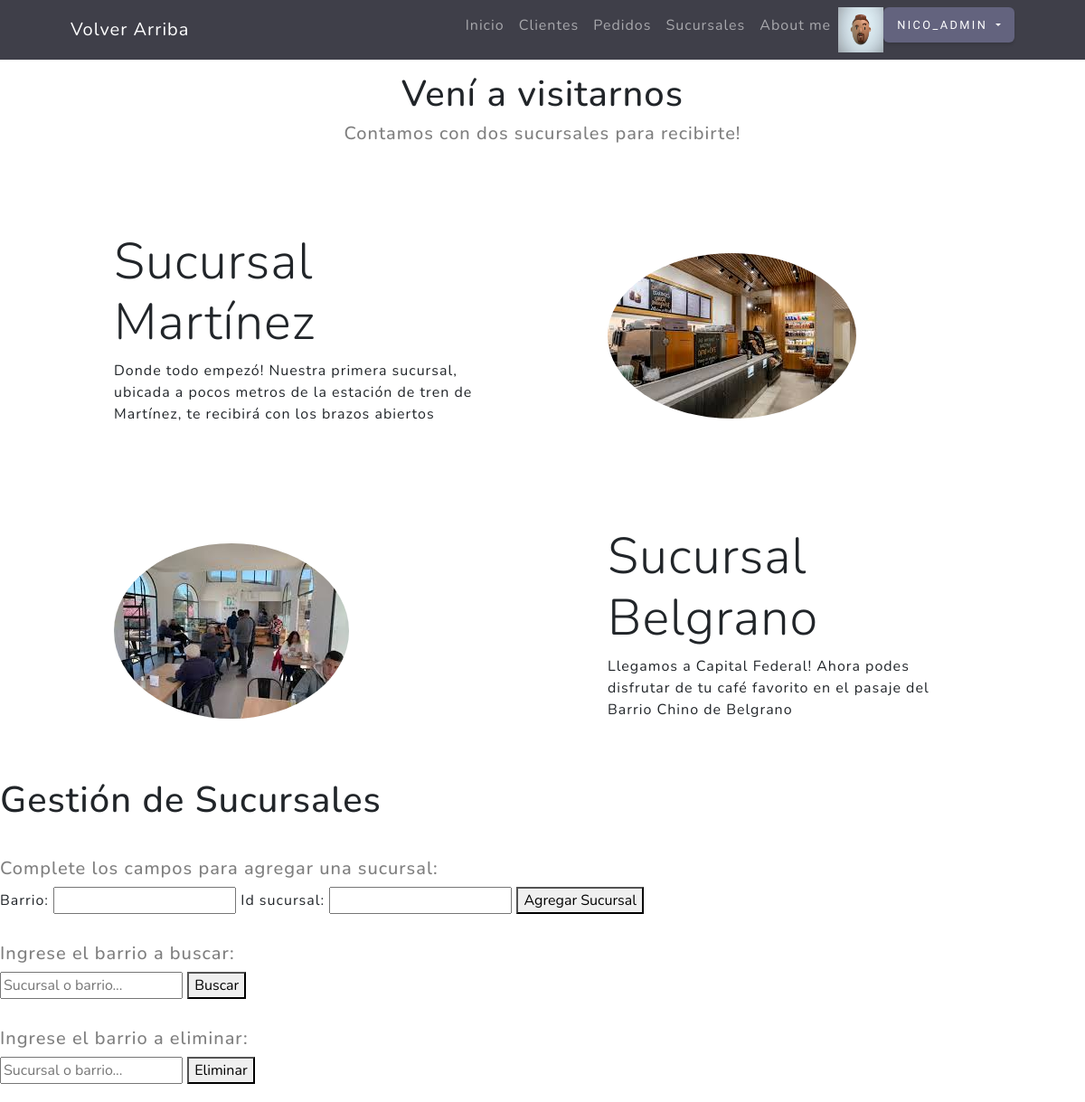
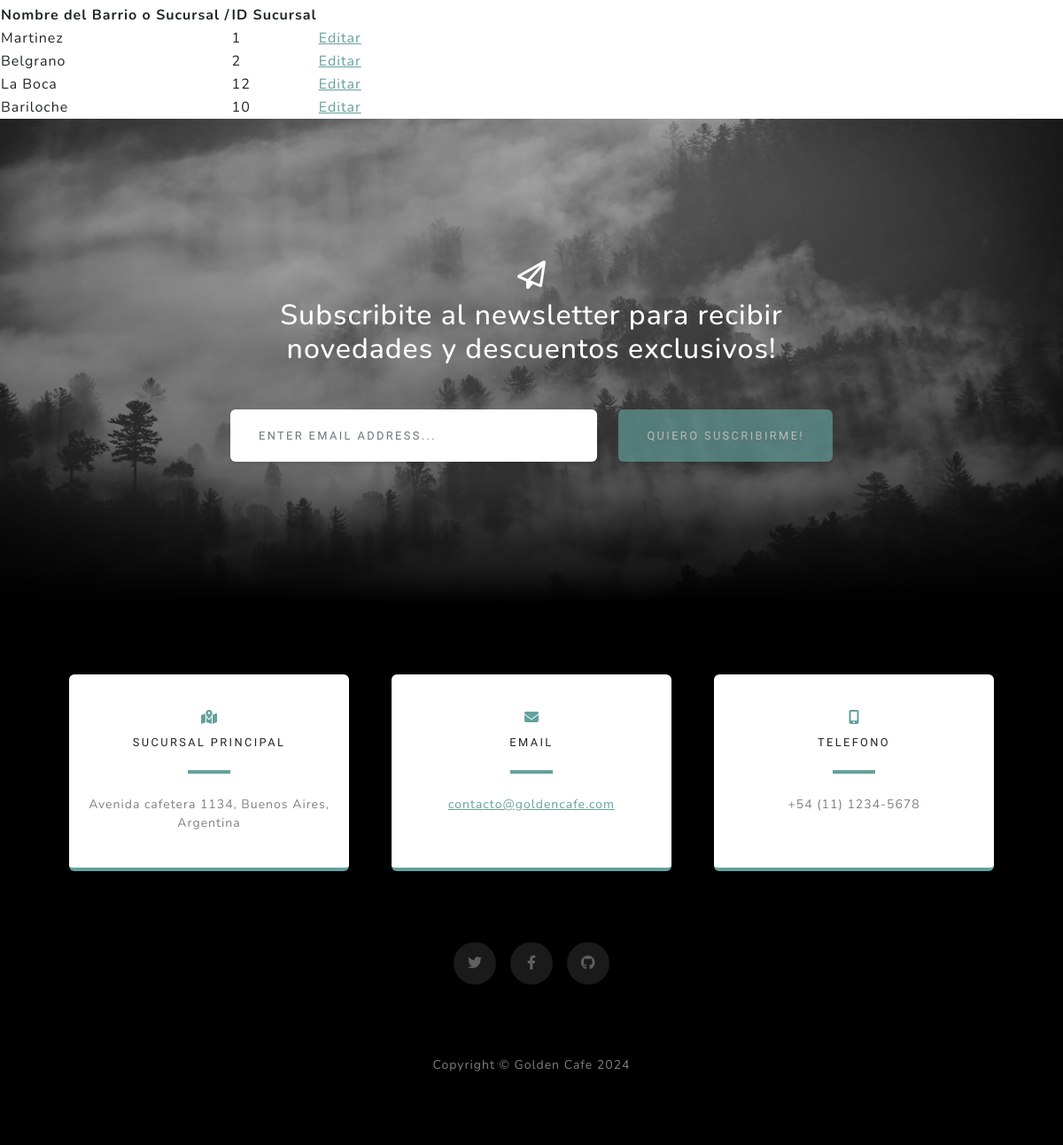
Page /sucursales/ (signed in) on the committed database (2 pictures, top to bottom).
### users/models.py (models this page shows, shortened)
class Imagen(models.Model):
    user = models.OneToOneField(User, on_delete=models.CASCADE) #cada usuario tiene 1 sola imagen
    imagen = models.ImageField(upload_to='media', null=True, blank = True)

### AppGoldenCafe/models.py (models this page shows, shortened)
class Sucursal(models.Model):
    barrio = models.CharField(max_length=30)
    id_sucursal = models.IntegerField()

### AppGoldenCafe/views.py (the view)
# urls.py: path('sucursales/', views.sucursal, name='sucursales'),
@login_required
def sucursal(request):
    sucursales = Sucursal.objects.all()
    miFormulario = sucursalFormulario()
    if request.method == "POST":
        if 'agregar_sucursal' in request.POST:
            miFormulario = sucursalFormulario(request.POST)
            if miFormulario.is_valid():
                sucursal = Sucursal(barrio=miFormulario.cleaned_data['barrio'], id_sucursal=miFormulario.cleaned_data['id_sucursal'])
                sucursal.save()
                return redirect('sucursales')
            else:
                return render(request, "AppGoldenCafe/sucursal.html", {'form': miFormulario})
        elif 'buscar_sucursal' in request.POST:
            miFormulario = sucursalFormulario()
            barrio = request.POST.get('barrio')
            if barrio:
                sucursales = Sucursal.objects.filter(barrio__iexact=barrio)
                if sucursales:
                    return render(request,"AppGoldenCafe/sucursal.html", {'sucursales': sucursales, 'barrio': barrio})
                else:
                    mensaje = "La sucursal ingresada no existe."
                    return render(request, "AppGoldenCafe/sucursal.html", {'mensaje': mensaje, 'form': miFormulario})
            else:
                mensaje = "Por favor, ingresa un barrio pedido para buscar la sucursal."
                return render(request, "AppGoldenCafe/sucursal.html", {'mensaje': mensaje, 'form': miFormulario})
        elif 'eliminar_sucursal' in request.POST:
            miFormulario = sucursalFormulario(request.POST)
            barrio = request.POST.get('barrio')
            if barrio:
                sucursal = Sucursal.objects.filter(barrio__iexact=barrio)
                if sucursal:
                   sucursal.delete()
                   return redirect('sucursales')
                else:
                    mensaje = "La sucursal o barrio ingresado no existe."
                    return render(request, "AppGoldenCafe/sucursal.html", {'mensaje': mensaje, 'form': miFormulario})
            else:
                mensaje = "Por favor, ingresa un barrio para eliminar una sucursal"
                return render(request, "AppGoldenCafe/sucursal.html", {'mensaje': mensaje, 'form': miFormulario})
        else:
            miFormulario = sucursalFormulario()
            return render(request, "AppGoldenCafe/sucursal.html", {'form': miFormulario})
    else:
        miFormulario = sucursalFormulario()
        return render(request, "AppGoldenCafe/sucursal.html", {'sucursales': sucursales, 'form': miFormulario})

### AppGoldenCafe/forms.py
class sucursalFormulario(forms.ModelForm):
    class Meta:
        model = Sucursal
        fields = ['barrio', 'id_sucursal']

### AppGoldenCafe/templates/appgoldencafe/sucursal.html (shortened to what this page needs)
<!DOCTYPE html>
<html lang="en">
<head>
</head>
<body>
{% extends "AppGoldenCafe/padre.html" %}
{% load static %}
{% block contenidoQueCambia %}
    <header class="page-top" style="margin-top: 80px;">
        <div class="container px-4 px-lg-5 d-flex h-100 align-items-center justify-content-center">
            <div class="d-flex justify-content-center">
                <div class="text-center">
                    <h1 class="mx-auto my-0" style="border-color: antiquewhite;">Vení a visitarnos</h1>
                    <h2 class="text-black-50 mx-auto mt-2 mb-5" style="border-color: antiquewhite; font-size: 20px;"> Contamos con dos sucursales para recibirte!</h2>
                </div>
            </div>
        </div>
    </header>
     <section id="scroll">
        <div class="container px-5">
            <div class="row gx-5 align-items-center">
                <div class="col-lg-6 order-lg-2">
                    <div class="p-5"><img class="img-fluid rounded-circle" src="{% static 'appgoldencafe/assets/img/sucursal_martinez.jpeg' %}" alt="..." /></div>
                </div>
                <div class="col-lg-6 order-lg-1">
                    <div class="p-5">
                        <h2 class="display-4">Sucursal Martínez</h2>
                        <p>Donde todo empezó! Nuestra primera sucursal, ubicada a pocos metros de la estación de tren de Martínez, te recibirá con los brazos abiertos</p>
                    </div>
                </div>
            </div>
        </div>
    </section>
    <section>
        <div class="container px-5">
            <div class="row gx-5 align-items-center">
                <div class="col-lg-6">
                    <div class="p-5"><img class="img-fluid rounded-circle" src="{% static 'appgoldencafe/assets/img/sucursal_belgrano.jpeg' %}" alt="..." /></div>
                </div>
                <div class="col-lg-6">
                    <div class="p-5">
                        <h2 class="display-4">Sucursal Belgrano</h2>
                        <p>Llegamos a Capital Federal! Ahora podes disfrutar de tu café favorito en el pasaje del Barrio Chino de Belgrano</p>
                    </div>
                </div>
            </div>
        </div>
    </section>
    <section>
        <h1>Gestión de Sucursales</h1>
        <br>
        <h2 class="text-black-50 mx-auto mt-2 mb-2" style="border-color: antiquewhite; font-size: 20px;">Complete los campos para agregar una sucursal:</h2>
        <form method="post">
            {{ form.as_table }}
            <button type="submit" name="agregar_sucursal">Agregar Sucursal</button>
        </form>
        <br>
        <h2 class="text-black-50 mx-auto mt-2 mb-2" style="border-color: antiquewhite; font-size: 20px;">Ingrese el barrio a buscar:</h2>
        <form method="post">
            <input type="text" name="barrio" placeholder="Sucursal o barrio...">
            <button type="submit" name="buscar_sucursal">Buscar</button>
        </form>
        <br>
        <h2 class="text-black-50 mx-auto mt-2 mb-2" style="border-color: antiquewhite; font-size: 20px;">Ingrese el barrio a eliminar:</h2>
        <form method="post">
            <input type="text" name="barrio" placeholder="Sucursal o barrio...">
            <button type="submit" name="eliminar_sucursal">Eliminar</button>
        </form>
        <br>
        {% if sucursales %}
            <table>
                <thead>
                    <tr>
                        <th> Nombre del Barrio o Sucursal /</th>
                        <th> ID Sucursal </th>
                        </tr>
                </thead>
                <tbody>
                    {% for sucursal in sucursales %}
                        <tr>
                            <td>{{ sucursal.barrio }}</td>
                            <td>{{ sucursal.id_sucursal }}</td>
                            <td>
                                <a href="{% url 'editar_sucursal' sucursal.barrio %}">Editar</a>
                            </td>
                            </tr>
                    {% endfor %}
                </tbody>
            </table>
        {% else %}
            {{ mensaje }}
        {% endif %}
    </section>
{% endblock %}

### AppGoldenCafe/templates/appgoldencafe/padre.html (shortened to what this page needs)
{% load static %}
<!DOCTYPE html>
<html lang="en">
    <head>
        <link href="{% static 'appgoldencafe/css/styles.css' %}" rel="stylesheet" />
    </head>
    <body id="page-top">
        <nav class="navbar navbar-expand-lg navbar-dark navbar-custom fixed-top" style="background-color:rgb(63, 63, 73);">
            <div class="container px-5">
                <a class="navbar-brand" style="background-color: rgb(63, 63, 73)" href="#page-top">Volver Arriba</a>
                <div class="collapse navbar-collapse" id="navbarResponsive">
                    <ul class="navbar-nav ms-auto">
                        <li class="nav-item"><a class="nav-link" style="background-color: rgb(63, 63, 73)" href="{% url 'padre'%}">Inicio</a></li>
                        <li class="nav-item"><a class="nav-link" style="background-color: rgb(63, 63, 73)" href="{% url 'clientes' %}">Clientes</a></li>
                        <li class="nav-item"><a class="nav-link" style="background-color: rgb(63, 63, 73)" href="{% url 'pedidos' %}">Pedidos</a></li>
                        <li class="nav-item"><a class="nav-link" style="background-color: rgb(63, 63, 73)" href="{% url 'sucursales' %}">Sucursales</a></li>
                        <li class="nav-item"><a class="nav-link" style="background-color: rgb(63, 63, 73)" href="{% url 'aboutme' %}">About me</a></li>
                        {% if request.user.is_authenticated %}
                            <img src="{{ request.user.imagen.imagen.url }}" alt="" style="height: 50px;width: 50px;">
                            <div class="dropdown">
                                <button class="btn btn-primary dropdown-toggle" type="button" id="dropdownMenuButton1" data-bs-toggle="dropdown" aria-expanded="false" style="background-color: rgb(99, 99, 126); color: white; padding: 10px 15px;">
                                    {{ request.user.username }}
                                </button>
                            </div>
                        {% endif %}
                    </ul>
                </div>
            </div>
        </nav>
        {% block contenidoQueCambia %}{% endblock %}
        <section class="signup-section" id="signup">
            <div class="container px-4 px-lg-5">
                <div class="row gx-4 gx-lg-5">
                    <div class="col-md-10 col-lg-8 mx-auto text-center">
                        <i class="far fa-paper-plane fa-2x mb-2 text-white"></i>
                        <h2 class="text-white mb-5">Subscribite al newsletter para recibir novedades y descuentos exclusivos!</h2>
                        <form class="form-signup" id="contactForm" data-sb-form-api-token="API_TOKEN">
                            <div class="row input-group-newsletter">
                                <div class="col"><input class="form-control" id="emailAddress" type="email" placeholder="Enter email address..." aria-label="Enter email address..." data-sb-validations="required,email" /></div>
                                <div class="col-auto"><button class="btn btn-primary disabled" id="submitButton" type="submit">Quiero suscribirme!</button></div>
                            </div>
                        </form>
                    </div>
                </div>
            </div>
        </section>
        <section class="contact-section bg-black">
            <div class="container px-4 px-lg-5">
                <div class="row gx-4 gx-lg-5">
                    <div class="col-md-4 mb-3 mb-md-0">
                        <div class="card py-4 h-100">
                            <div class="card-body text-center">
                                <i class="fas fa-map-marked-alt text-primary mb-2"></i>
                                <h4 class="text-uppercase m-0">Sucursal principal</h4>
                                <hr class="my-4 mx-auto" />
                                <div class="small text-black-50">Avenida cafetera 1134, Buenos Aires, Argentina</div>
                            </div>
                        </div>
                    </div>
                    <div class="col-md-4 mb-3 mb-md-0">
                        <div class="card py-4 h-100">
                            <div class="card-body text-center">
                                <i class="fas fa-envelope text-primary mb-2"></i>
                                <h4 class="text-uppercase m-0">Email</h4>
                                <hr class="my-4 mx-auto" />
                                <div class="small text-black-50"><a href="#!">contacto@goldencafe.com</a></div>
                            </div>
                        </div>
                    </div>
                    <div class="col-md-4 mb-3 mb-md-0">
                        <div class="card py-4 h-100">
                            <div class="card-body text-center">
                                <i class="fas fa-mobile-alt text-primary mb-2"></i>
                                <h4 class="text-uppercase m-0">Telefono</h4>
                                <hr class="my-4 mx-auto" />
                                <div class="small text-black-50">+54 (11) 1234-5678</div>
                            </div>
                        </div>
                    </div>
                </div>
                <div class="social d-flex justify-content-center">
                    <a class="mx-2" href="#!"><i class="fab fa-twitter"></i></a>
                    <a class="mx-2" href="#!"><i class="fab fa-facebook-f"></i></a>
                    <a class="mx-2" href="#!"><i class="fab fa-github"></i></a>
                </div>
            </div>
        </section>
        <footer class="footer bg-black small text-center text-white-50"><div class="container px-4 px-lg-5">Copyright &copy; Golden Cafe 2024</div></footer>
    </body>
</html>

### rows in the picture
Sucursal: barrio "Martinez", id_sucursal "1"
Sucursal: barrio "Belgrano", id_sucursal "2"
Sucursal: barrio "La Boca", id_sucursal "12"
Sucursal: barrio "Bariloche", id_sucursal "10"

### other values in the picture
{{ request.user.username }} "NICO_ADMIN"
